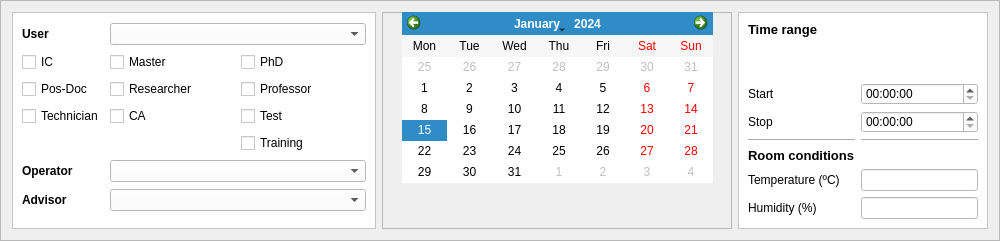
        <widget class="QFrame" name="frame_2">
         <property name="minimumSize">
          <size>
           <width>1000</width>
           <height>200</height>
          </size>
         </property>
         <property name="maximumSize">
          <size>
           <width>16777215</width>
           <height>16777215</height>
          </size>
         </property>
         <property name="styleSheet">
          <string notr="true"/>
         </property>
         <property name="frameShape">
          <enum>QFrame::StyledPanel</enum>
         </property>
         <property name="frameShadow">
          <enum>QFrame::Raised</enum>
         </property>
         <layout class="QHBoxLayout" name="horizontalLayout_2">
          <item>
           <widget class="QFrame" name="frame_18">
            <property name="maximumSize">
             <size>
              <width>16777215</width>
              <height>16777215</height>
             </size>
            </property>
            <property name="styleSheet">
             <string notr="true">background-color: rgb(255, 255, 255);</string>
            </property>
            <property name="frameShape">
             <enum>QFrame::StyledPanel</enum>
            </property>
            <property name="frameShadow">
             <enum>QFrame::Raised</enum>
            </property>
            <layout class="QGridLayout" name="gridLayout">
             <item row="7" column="1" colspan="2">
              <widget class="QComboBox" name="technician_comboBox">
               <property name="minimumSize">
                <size>
                 <width>0</width>
                 <height>0</height>
                </size>
               </property>
              </widget>
             </item>
             <item row="7" column="0">
              <widget class="QLabel" name="label_26">
               <property name="font">
                <font>
                 <pointsize>9</pointsize>
                 <weight>75</weight>
                 <bold>true</bold>
                </font>
               </property>
               <property name="text">
                <string>Operator</string>
               </property>
              </widget>
             </item>
             <item row="0" column="0">
              <widget class="QLabel" name="label_24">
               <property name="maximumSize">
                <size>
                 <width>50</width>
                 <height>16777215</height>
                </size>
               </property>
               <property name="font">
                <font>
                 <pointsize>9</pointsize>
                 <weight>75</weight>
                 <bold>true</bold>
                </font>
               </property>
               <property name="text">
                <string>User</string>
               </property>
              </widget>
             </item>
             <item row="2" column="1">
              <widget class="QCheckBox" name="mestrado_checkBox">
               <property name="text">
                <string>Master</string>
               </property>
              </widget>
             </item>
             <item row="2" column="0">
              <widget class="QCheckBox" name="ic_checkBox">
               <property name="text">
                <string>IC</string>
               </property>
              </widget>
             </item>
             <item row="4" column="1">
              <widget class="QCheckBox" name="ca_checkBox">
               <property name="text">
                <string>CA</string>
               </property>
              </widget>
             </item>
             <item row="3" column="0">
              <widget class="QCheckBox" name="posdoc_checkBox">
               <property name="text">
                <string>Pos-Doc</string>
               </property>
              </widget>
             </item>
             <item row="3" column="1">
              <widget class="QCheckBox" name="pesquisador_checkBox">
               <property name="text">
                <string>Researcher</string>
               </property>
              </widget>
             </item>
             <item row="2" column="2">
              <widget class="QCheckBox" name="doutorado_checkBox">
               <property name="text">
                <string>PhD</string>
               </property>
              </widget>
             </item>
             <item row="4" column="0">
              <widget class="QCheckBox" name="technician_checkBox">
               <property name="text">
                <string>Technician</string>
               </property>
              </widget>
             </item>
             <item row="3" column="2">
              <widget class="QCheckBox" name="professor_checkBox">
               <property name="text">
                <string>Professor</string>
               </property>
              </widget>
             </item>
             <item row="8" column="0">
              <widget class="QLabel" name="label_25">
               <property name="font">
                <font>
                 <pointsize>9</pointsize>
                 <weight>75</weight>
                 <bold>true</bold>
                </font>
               </property>
               <property name="text">
                <string>Advisor</string>
               </property>
              </widget>
             </item>
             <item row="4" column="2">
              <widget class="QCheckBox" name="test_checkBox">
               <property name="text">
                <string>Test</string>
               </property>
              </widget>
             </item>
             <item row="8" column="1" colspan="2">
              <widget class="QComboBox" name="advisor_comboBox">
               <property name="minimumSize">
                <size>
                 <width>0</width>
                 <height>0</height>
                </size>
               </property>
              </widget>
             </item>
             <item row="0" column="1" colspan="2">
              <widget class="QComboBox" name="user_comboBox">
               <property name="minimumSize">
                <size>
                 <width>0</width>
                 <height>0</height>
                </size>
               </property>
              </widget>
             </item>
             <item row="5" column="2">
              <widget class="QCheckBox" name="treinamento_checkBox">
               <property name="text">
                <string>Training</string>
               </property>
              </widget>
             </item>
            </layout>
           </widget>
          </item>
          <item>
           <widget class="QFrame" name="frame_19">
            <property name="maximumSize">
             <size>
              <width>350</width>
              <height>16777215</height>
             </size>
            </property>
            <property name="styleSheet">
             <string notr="true"/>
            </property>
            <property name="frameShape">
             <enum>QFrame::StyledPanel</enum>
            </property>
            <property name="frameShadow">
             <enum>QFrame::Raised</enum>
            </property>
            <widget class="QCalendarWidget" name="calendarWidget">
             <property name="geometry">
              <rect>
               <x>20</x>
               <y>0</y>
               <width>311</width>
               <height>171</height>
              </rect>
             </property>
             <property name="verticalHeaderFormat">
              <enum>QCalendarWidget::NoVerticalHeader</enum>
             </property>
            </widget>
           </widget>
          </item>
          <item>
           <widget class="QFrame" name="frame_20">
            <property name="maximumSize">
             <size>
              <width>250</width>
              <height>16777215</height>
             </size>
            </property>
            <property name="styleSheet">
             <string notr="true">background-color: rgb(255, 255, 255);</string>
            </property>
            <property name="frameShape">
             <enum>QFrame::StyledPanel</enum>
            </property>
            <property name="frameShadow">
             <enum>QFrame::Raised</enum>
            </property>
            <layout class="QGridLayout" name="gridLayout_8">
             <item row="0" column="0">
              <widget class="QLabel" name="label_18">
               <property name="maximumSize">
                <size>
                 <width>16777215</width>
                 <height>20</height>
                </size>
               </property>
               <property name="font">
                <font>
                 <pointsize>10</pointsize>
                 <weight>75</weight>
                 <bold>true</bold>
                </font>
               </property>
               <property name="text">
                <string>Time range</string>
               </property>
              </widget>
             </item>
             <item row="2" column="0">
              <widget class="QLabel" name="label_12">
               <property name="text">
                <string>Start</string>
               </property>
              </widget>
             </item>
             <item row="3" column="0">
              <widget class="QLabel" name="label_13">
               <property name="text">
                <string>Stop</string>
               </property>
              </widget>
             </item>
             <item row="3" column="1">
              <widget class="QTimeEdit" name="stop_timeEdit">
               <property name="maximumSize">
                <size>
                 <width>200</width>
                 <height>16777215</height>
                </size>
               </property>
              </widget>
             </item>
             <item row="2" column="1">
              <widget class="QTimeEdit" name="start_timeEdit">
               <property name="maximumSize">
                <size>
                 <width>200</width>
                 <height>16777215</height>
                </size>
               </property>
              </widget>
             </item>
             <item row="6" column="0">
              <widget class="QLabel" name="label_16">
               <property name="text">
                <string>Temperature (ºC)</string>
               </property>
              </widget>
             </item>
             <item row="7" column="0">
              <widget class="QLabel" name="label_17">
               <property name="text">
                <string>Humidity (%)</string>
               </property>
              </widget>
             </item>
             <item row="5" column="0">
              <widget class="QLabel" name="label_19">
               <property name="maximumSize">
                <size>
                 <width>16777215</width>
                 <height>20</height>
                </size>
               </property>
               <property name="font">
                <font>
                 <pointsize>10</pointsize>
                 <weight>75</weight>
                 <bold>true</bold>
                </font>
               </property>
               <property name="text">
                <string>Room conditions</string>
               </property>
              </widget>
             </item>
             <item row="7" column="1">
              <widget class="QLineEdit" name="humidity_lineEdit">
               <property name="maximumSize">
                <size>
                 <width>150</width>
                 <height>16777215</height>
                </size>
               </property>
              </widget>
             </item>
             <item row="6" column="1">
              <widget class="QLineEdit" name="temperature_lineEdit">
               <property name="maximumSize">
                <size>
                 <width>150</width>
                 <height>16777215</height>
                </size>
               </property>
              </widget>
             </item>
             <item row="4" column="0">
              <widget class="Line" name="line_7">
               <property name="orientation">
                <enum>Qt::Horizontal</enum>
               </property>
              </widget>
             </item>
             <item row="4" column="1">
              <widget class="Line" name="line_8">
               <property name="orientation">
                <enum>Qt::Horizontal</enum>
               </property>
              </widget>
             </item>
             <item row="1" column="1">
              <spacer name="verticalSpacer_10">
               <property name="orientation">
                <enum>Qt::Vertical</enum>
               </property>
               <property name="sizeHint" stdset="0">
                <size>
                 <width>20</width>
                 <height>40</height>
                </size>
               </property>
              </spacer>
             </item>
            </layout>
           </widget>
          </item>
         </layout>
        </widget>
